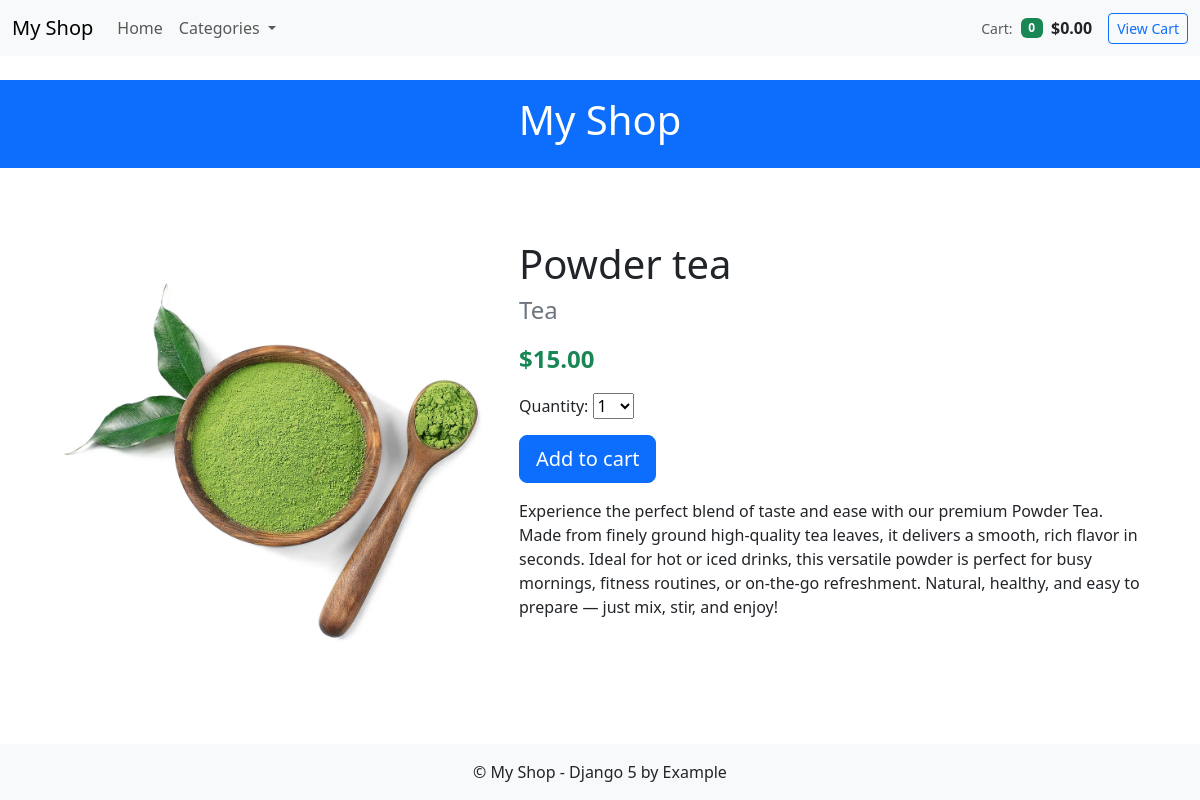
The app's page /3/powder-tea/ with its own data.
### shop/models.py (models this page shows, shortened)
class Product(models.Model):
    category = models.ForeignKey(
        Category, related_name="products", on_delete=models.CASCADE
    )
    name = models.CharField(max_length=200)
    slug = models.SlugField(max_length=200)
    image = models.ImageField(upload_to="products/%Y/%m/%d", blank=True)
    description = models.TextField(blank=True)
    price = models.DecimalField(max_digits=10, decimal_places=2)
    available = models.BooleanField(default=True)
    created = models.DateTimeField(auto_now_add=True)
    updated = models.DateTimeField(auto_now=True)
    class Meta:
        ordering = ["name"]
        indexes = [
            models.Index(fields=["id", "slug"]),
            models.Index(fields=["name"]),
            models.Index(fields=["-created"]),
        ]

class Category(models.Model):
    name = models.CharField(max_length=200)
    slug = models.SlugField(max_length=200, unique=True)
    class Meta:
        ordering = ["name"]
        indexes = [
            models.Index(fields=["name"]),
        ]
        verbose_name = "category"
        verbose_name_plural = "categories"
    def __str__(self):
        return self.name
    def get_absolute_url(self):
        return reverse(
            "shop:product_list_by_category", kwargs={"category_slug": self.slug}
        )

### shop/views.py (the view)
class ProductDetailView(DetailView):
    model = Product
    template_name = "shop/product/detail.html"
    context_object_name = "product"
    def get_context_data(self, **kwargs):
        context = super().get_context_data(**kwargs)
        context["cart_product_form"] = CartAddProductForm()
        return context

### cart/forms.py
class CartAddProductForm(forms.Form):
    quantity = forms.TypedChoiceField(
        choices=PRODUCT_QUANTITY_CHOICES, coerce=int, label="Quantity"
    )
    override = forms.BooleanField(
        required=False, initial=False, widget=forms.HiddenInput
    )

### cart/cart.py (called while the page is built)
    def __len__(self):
        return sum(item["quantity"] for item in self.cart.values())

    def get_total_price(self):
        return sum(
            Decimal(item["price"]) * item["quantity"] for item in self.cart.values()
        )

### cart/context_processors.py (called while the page is built)
def cart_context(request):
    from cart.cart import Cart
    cart = Cart(request)
    return {
        "cart_items_count": len(cart),
        "cart_total": cart.get_total_price(),
    }

### shop/context_processors.py (called while the page is built)
def media_url(request):
    from django.conf import settings
    return {"MEDIA_URL": settings.MEDIA_URL}

### shop/templates/shop/product/detail.html (shortened to what this page needs)
{% extends "base.html" %}
{% load static %}
{% block content %}
<div class="container mt-4">
    <div class="row g-4">
        <div class="col-md-5">
            {% if product.image and product.image.url %}
            <img src="{{ product.image.url }}" class="img-fluid rounded" alt="{{ product.name }}">
            {% else %}
            <img src="/media/img/no_image.jpg" class="img-fluid rounded" alt="No image available">
            {% endif %}
        </div>
        <div class="col-md-7">
            <h1>{{ product.name }}</h1>
            <h4 class="text-muted mb-3">
                <a href="{{ product.category.get_absolute_url }}" class="text-decoration-none text-secondary">
                    {{ product.category }}
                </a>
            </h4>
            <p class="fs-4 fw-bold text-success mb-3">
                ${{ product.price }}
            </p>
            <form action="{% url 'cart:cart_add' product.id %}" method="post" class="mb-3">
                <div class="mb-3">
                    {{ cart_product_form.quantity.label_tag }}
                    {{ cart_product_form.quantity }}
                </div>
                <button type="submit" class="btn btn-primary btn-lg">
                    Add to cart
                </button>
            </form>
            <div class="mb-4">
                {{ product.description|linebreaks }}
            </div>
        </div>
    </div>
</div>
{% endblock %}

### records on screen
Product: image (picture), name "Powder tea", category "Tea", price "15.00", description "Experience the perfect blend of taste and ease with our premium Powder Tea. Made from finely ground high-quality tea leaves, it delivers a smooth, rich flavor in seconds. Ideal for hot or iced drinks, this versatile powder is perfect for busy mornings, fitness routines, or on-the-go refreshment. Natural, healthy, and easy to prepare — just mix, stir, and enjoy!"

### other values on screen
{{ cart_items_count|default:0 }} "0"
{{ cart_total|default:"0.00" }} "0.00"
{{ cart_product_form.quantity.label_tag }} "Quantity:"
